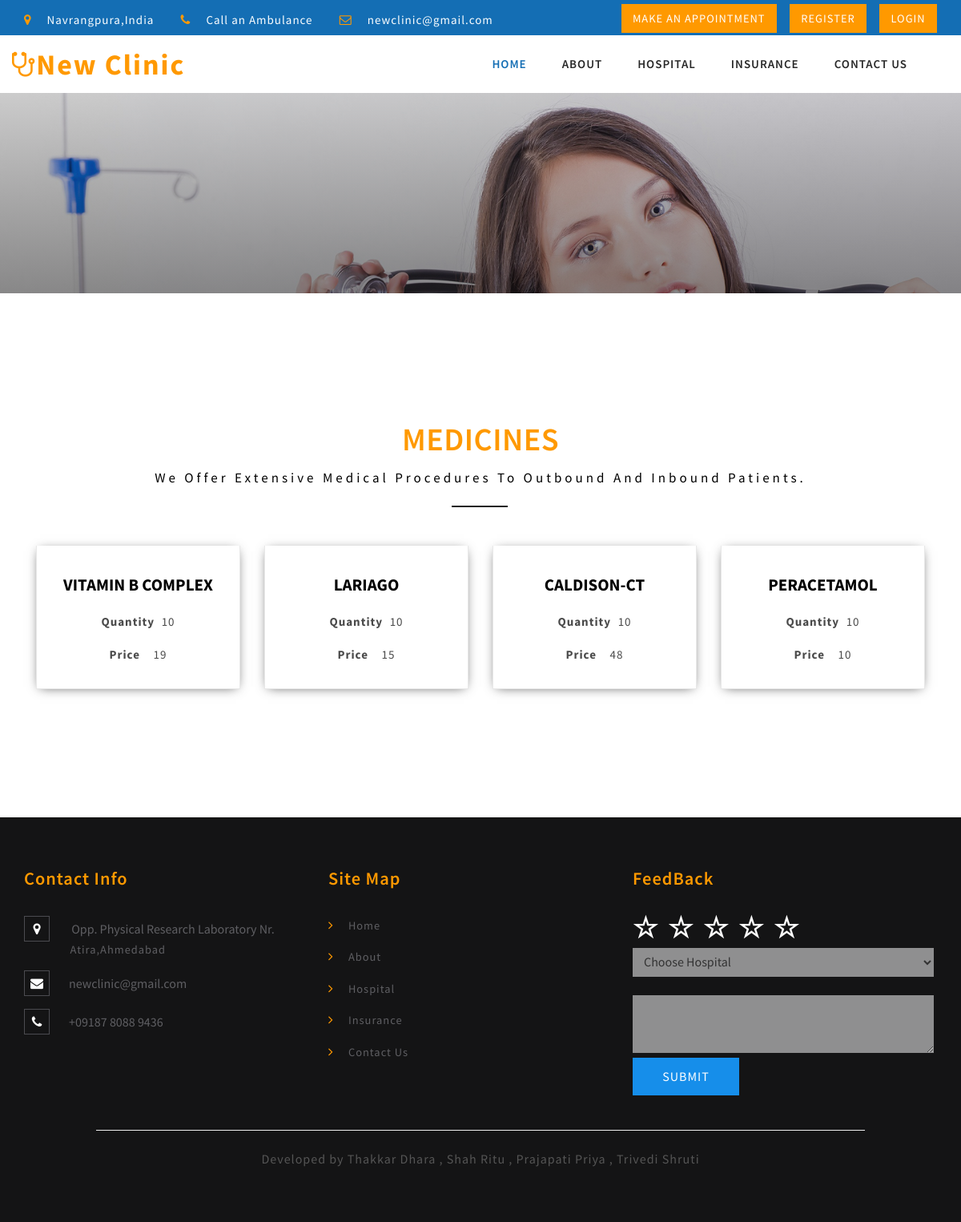
The app's page /medicine.php with its own data.
### tables this page shows
CREATE TABLE `medicine_table` (
  `m_id` int(15) NOT NULL,
  `m_name` varchar(20) NOT NULL,
  `m_quantity` int(20) NOT NULL,
  `m_price` int(5) NOT NULL,
  `status` int(2) NOT NULL
);

### medicine.php (the view, shortened to what this page needs)
<!DOCTYPE html>
<html>
<head>
	<link href="css/bootstrap.css" rel="stylesheet" type="text/css" media="all" />
	<link href="css/style.css" rel="stylesheet" type="text/css" media="all" />
	<link href="css/appointment_style.css" rel="stylesheet" type="text/css" media="all" />
	<link href="css/font-awesome.css" rel="stylesheet">
</head>
<body>
	<?php include "header.php" ?>
<div class="banner_inner_content_agile_w3l">
</div>
<div class="w3ls-banner">
		<div class="team">
	<div class="container">
		<h3 class="heading-agileinfo">Medicines<span>We offer extensive medical procedures to outbound and inbound patients.</span></h3>
<div class="teamgrids">
			<?php
				include 'Connection.php';
				$query = "select * from medicine_table";
				$res = mysqli_query($con,$query);
				while($value = mysqli_fetch_array($res))
				{
			?>
			<div class="col-md-3 teamgrid1">
				<div class="teaminfo">
					<center><h3><b><?php echo $value['m_name']; ?></b></h3>
					<p><b>Quantity</b>&ensp;<?php echo $value['m_quantity']; ?></p>
					<p><b>Price</b> &ensp; <?php echo $value['m_price']; ?></p></center>
				</div>
			</div>
			<?php
				}
			?>
</div>
</div>
</div>
</div>
	<?php include "footer.php" ?>
</body>
</html>

### header.php (shortened to what this page needs)
	<div class="header" id="home">
		<div class="top_menu_w3layouts">
<div class="container">
			<div class="header_left">
				<ul>
					<li><i class="fa fa-map-marker" aria-hidden="true"></i> Navrangpura,India</li>
					<li><i class="fa fa-phone" aria-hidden="true"></i><a href="tel:108"> Call an Ambulance</a> </li>
					<li><i class="fa fa-envelope-o" aria-hidden="true"></i> <a href="mailto:info@example.com">newclinic@gmail.com</a></li>
				</ul>
			</div>
			<div class="header_right">
				<ul class="forms_right">
				<?php
				if (!isset($_SESSION['session_user']))
				{
				?>
					&ensp;&ensp;<li><a href="login.php">Login</a> </li>
				<?php
				}
				else
				{
				?>
					&ensp;&ensp;<li><a href="logout.php">LogOut</a> </li>
				<?php
				}
				?>
				</ul>
			</div>
			<div class="header_right">
				<ul class="forms_right">
					&ensp;&ensp;<li><a href="register.php">Register</a> </li>
				</ul>
			</div>
			<div class="header_right">
				<ul class="forms_right">
					<li><a href="appointment.php"> Make an Appointment</a> </li>
				</ul>
			</div>
			<div class="clearfix"> </div>
			</div>
		</div>
		<div class="content white">
			<nav class="navbar navbar-default" role="navigation">
				<div class="container">
					<div class="navbar-header">
						<a class="navbar-brand" href="index.php">
							<h1><span class="fa fa-stethoscope" aria-hidden="true"></span>New Clinic </h1>
						</a>
					</div>
					<div class="collapse navbar-collapse" id="bs-example-navbar-collapse-1">
						<nav>
							<ul class="nav navbar-nav">
								<li><a href="index.php" class="active">Home</a></li>
								<li><a href="about.php">About</a></li>
								<li><a href="departments.php">Hospital</a></li>
								<li><a href="insurance.php">Insurance</a></li>
								<li><a href="mail.php">Contact us</a></li>
							</ul>
						</nav>
					</div>
						</div>
			</nav>
		</div>
	</div>

### footer.php (shortened to what this page needs)
<html>
	<head>
	</head>
<div class="footer_top_agile_w3ls">
		<div class="container">
			<div class="col-md-4 footer_grid">
				<h3>Contact Info</h3>
				<ul class="address">
					<li><i class="fa fa-map-marker" aria-hidden="true"></i>
Opp. Physical Research Laboratory
Nr. <span>Atira,Ahmedabad</span></li>
					<li><i class="fa fa-envelope" aria-hidden="true"></i><a href="mailto:info@example.com">newclinic@gmail.com</a></li>
					<li><i class="fa fa-phone" aria-hidden="true"></i>+09187 8088 9436</li>
				</ul>
			</div>
			<div class="col-md-4 footer_grid">
				<h3>Site Map</h3>
			<ul class="footer_grid_list">
				<li><i class="fa fa-angle-right" aria-hidden="true"></i>
						<a href="index.php" >Home</a>
					</li>
					<li><i class="fa fa-angle-right" aria-hidden="true"></i>
						<a href="about.php" >About</a>
					</li>
					<li><i class="fa fa-angle-right" aria-hidden="true"></i>
						<a href="department.php" >Hospital</a>
					</li>
					<li><i class="fa fa-angle-right" aria-hidden="true"></i>
						<a href="insurance.php" >Insurance</a>
					</li>
					<li><i class="fa fa-angle-right" aria-hidden="true"></i>
						<a href="mail.php" >Contact Us</a>
					</li>
				</ul>
			</div>
			<div class="col-md-4 footer_grid ">
				<h3>FeedBack</h3>
				<div class="footer_grid_right">
					<form action="#" method="post">
								<div class="rating"> <label for="5">☆</label> <label for="4">☆</label> <label for="3">☆</label><label for="2">☆</label><label for="1">☆</label> </div>
								<select name="hospital">
									<option value="" disabled selected hidden >Choose Hospital</option>
								</select><br/><br/>
								<textarea cols = "10" rows="3" name="comment" placeholder="Enter Comment">
								</textarea>
						<input type="submit" value="Submit" name="feedback">
					</form>
				</div>
			</div>
			<div class="clearfix"> </div>
		</div><br/>
		<hr style="width:80%;color:#CDDCDC;">
			<p align="center" style="color:#fffff"> Developed by Thakkar Dhara , Shah Ritu , Prajapati Priya , Trivedi Shruti</p>
	</div>
</html>

### css/appointment_style.css (style rules this page uses)
body { padding: 0; margin: 0; font-family: 'Source Sans Pro', sans-serif; }
body a { color:red; transition: 0.5s all; -webkit-transition: 0.5s all; -moz-transition: 0.5s all; -o-transition: 0.5s all; -ms-transition: 0.5s all; text-decoration: none; }
input[type="button"], input[type="submit"] { transition: 0.5s all; -webkit-transition: 0.5s all; -moz-transition: 0.5s all; -o-transition: 0.5s all; -ms-transition: 0.5s all; }
h1, h2, h3, h4, h5, h6 { margin: 0; padding: 0; font-family: 'Source Sans Pro', sans-serif; }
p { margin: 0; }
ul { margin: 0; padding: 0; }
li { list-style-type:none; }
label { margin: 0; }
.w3ls-banner { padding: 5em 0; }
select { width: 99%; padding: 7px 10px; background-color: rgba(216, 216, 216, 0.63); border: none; }
textarea { width: 99%; background-color: rgba(216, 216, 216, 0.63); border:none; }
input[type="submit"] { display: block; margin: auto; padding: 10px 25px; margin-top: 25px; background-color: #146eb4; color: white; border:none; outline:none; text-transform: uppercase; letter-spacing: 1px; outline: 0; cursor: pointer;*/ }

### footer.php (style rules this page uses)
.rating { display: inline-flex; margin-top: -10px; flex-direction: row-reverse }
.rating>label { position: relative; width: 28px; font-size: 35px; color:#fff; cursor: pointer }
.rating>label::before { content: "\2605"; position: absolute; opacity: 0 }

### records on screen
medicine_table: m_name "VITAMIN B COMPLEX", m_quantity "10", m_price "19"
medicine_table: m_name "LARIAGO", m_quantity "10", m_price "15"
medicine_table: m_name "CALDISON-CT", m_quantity "10", m_price "48"
medicine_table: m_name "PERACETAMOL", m_quantity "10", m_price "10"
